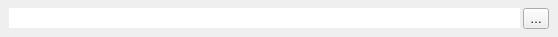
<?xml version="1.0" encoding="UTF-8"?>
<ui version="4.0">
 <class>PathWidget</class>
 <widget class="QWidget" name="PathWidget">
  <property name="geometry">
   <rect>
    <x>0</x>
    <y>0</y>
    <width>558</width>
    <height>37</height>
   </rect>
  </property>
  <property name="sizePolicy">
   <sizepolicy hsizetype="Expanding" vsizetype="Preferred">
    <horstretch>0</horstretch>
    <verstretch>0</verstretch>
   </sizepolicy>
  </property>
  <property name="windowTitle">
   <string>Form</string>
  </property>
  <property name="styleSheet">
   <string notr="true"/>
  </property>
  <layout class="QVBoxLayout" name="verticalLayout">
   <property name="spacing">
    <number>0</number>
   </property>
   <property name="leftMargin">
    <number>0</number>
   </property>
   <property name="topMargin">
    <number>2</number>
   </property>
   <property name="rightMargin">
    <number>0</number>
   </property>
   <property name="bottomMargin">
    <number>2</number>
   </property>
   <item>
    <widget class="QWidget" name="widgetContent" native="true">
     <property name="styleSheet">
      <string notr="true"/>
     </property>
     <layout class="QHBoxLayout" name="horizontalLayout_3">
      <property name="spacing">
       <number>3</number>
      </property>
      <property name="leftMargin">
       <number>9</number>
      </property>
      <property name="topMargin">
       <number>0</number>
      </property>
      <property name="rightMargin">
       <number>9</number>
      </property>
      <property name="bottomMargin">
       <number>0</number>
      </property>
      <item>
       <layout class="QVBoxLayout" name="verticalLayoutContent">
        <item>
         <widget class="QLineEdit" name="lineEdit">
          <property name="frame">
           <bool>false</bool>
          </property>
         </widget>
        </item>
       </layout>
      </item>
      <item>
       <widget class="QToolButton" name="toolButtonEdit">
        <property name="toolTip">
         <string>Ctrl+L</string>
        </property>
        <property name="styleSheet">
         <string notr="true"/>
        </property>
        <property name="text">
         <string>…</string>
        </property>
        <property name="iconSize">
         <size>
          <width>16</width>
          <height>16</height>
         </size>
        </property>
        <property name="shortcut">
         <string>Ctrl+L</string>
        </property>
        <property name="checkable">
         <bool>true</bool>
        </property>
        <property name="checked">
         <bool>false</bool>
        </property>
        <property name="autoRaise">
         <bool>false</bool>
        </property>
        <property name="arrowType">
         <enum>Qt::NoArrow</enum>
        </property>
       </widget>
      </item>
     </layout>
    </widget>
   </item>
  </layout>
 </widget>
 <resources/>
 <connections/>
</ui>
